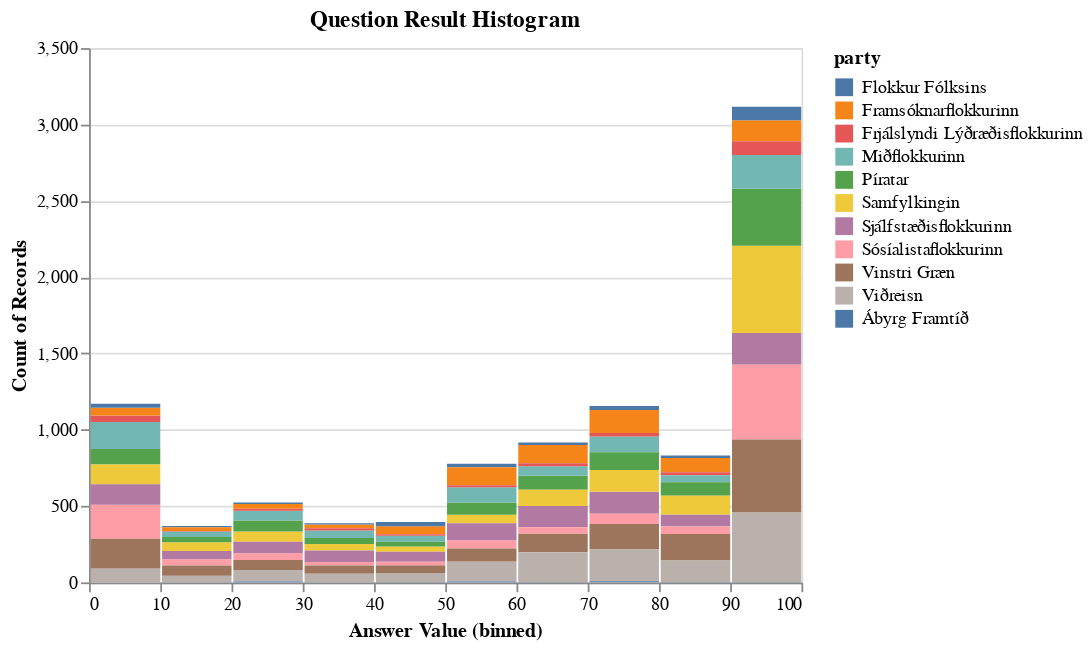

This figure's notebook cell:
### Code cell
# hide_input
alt.data_transformers.disable_max_rows()

parties_list = df_results_melt["party"].cat.categories.to_list()
questions_list = df_results_melt["question"].cat.categories.to_list()

# Highest and lowest entropy/variance parties
chart = alt.Chart(df_results_melt).mark_bar().encode(
    x=alt.X(f'Answer Value:Q', bin=alt.Bin(extent=[0, 100], step=10), scale=alt.Scale(domain=(0, 100))),
    y=alt.Y('count()'),
    color='party',
    tooltip=['party', alt.Tooltip('count()', title='count')]
).interactive()
    
# A dropdown filter
question_dropdown = alt.binding_select(options=[None] + questions_sorted, labels=["All"] + questions_sorted)
question_select = alt.selection_single(fields=["question"], bind=question_dropdown, name="Question")

chart_filter_question = chart.add_selection(
    question_select
).transform_filter(
    question_select
).properties(title="Question Result Histogram")
 
# A dropdown filter
party_dropdown = alt.binding_select(options=[None] + parties_list, labels=["All"] + parties_list)
party_select = alt.selection_single(fields=["party"], bind=party_dropdown, name="Party")

chart_filter_party = chart_filter_question.add_selection(
    party_select
).transform_filter(
    party_select
)

chart_filter_party

### Figure 1 — Vega-Lite specification as saved in the notebook (floating-point values rounded to 4 significant figures; data arrays with more than 128 entries replaced by an {"elided": "..."} marker saying what was removed)
{"config": {"view": {"continuousWidth": 400, "continuousHeight": 300}}, "data": {"name": "data-e18ee2de79fce7b8725cd4e174f838d2"}, "mark": "bar", "encoding": {"color": {"type": "nominal", "field": "party"}, "tooltip": [{"type": "nominal", "field": "party"}, {"type": "quantitative", "aggregate": "count", "title": "count"}], "x": {"type": "quantitative", "bin": {"extent": [0, 100], "step": 10}, "field": "Answer Value", "scale": {"domain": [0, 100]}}, "y": {"type": "quantitative", "aggregate": "count"}}, "selection": {"selector002": {"type": "interval", "bind": "scales", "encodings": ["x", "y"]}, "Question": {"type": "single", "fields": ["question"], "bind": {"input": "select", "options": [null, "Efna á til þjóðaratkvæðagreiðslu um framhald aðildarviðræðna við ESB.", "Reykjavíkurflugvöllur á að vera í Vatnsmýri um ókomna framtíð.", "Auka á vægi einkareksturs í heilbrigðiskerfinu.", "Ísland á að eiga aðild að NATO.", "Leyfa á smásölu áfengis í matvöruverslunum.", "Hið opinbera ætti að beita neyslustýringu til að hvetja til heilbrigðs lífernis, svo sem með sykurskatti.", "Ríkið á að styðja og taka þátt í fjármögnun Borgarlínu.", "Varsla neysluskammta af kannabisefnum ætti að vera refsilaus.", "Innheimta á veggjöld í auknum mæli til að fjármagna nýjar vegaframkvæmdir.", "Stjórnvöld eiga með beinum hætti að stuðla að samdrætti í losun gróðurhúsalofttegunda, til dæmis með hærri gjöldum á mengunarvalda.", "Hækka á skatta á tekjuhæsta fólkið.", "Það á að leyfa kórónuveirunni að ganga án sóttvarnatakmarkana.", "Alþingi á að vinna markvisst að endurskoðun stjórnarskrárinnar á næsta kjörtímabili.", "Íslenskt samfélag einkennist af réttlæti, sanngirni og jöfnum tækifærum.", "Það ætti að lækka tryggingagjald á fyrirtæki.", "Opinberir háskólar eiga að innheimta skólagjöld.", "Beita á skattkerfinu til að minnka bilið milli ríkustu og fátækustu einstaklinganna.", "Stjórnvöld ættu að flytja fleiri ríkisstofnanir til landsbyggðanna.", "Ísland á að taka á móti fleiri flóttamönnum.", "Stjórnvöld eiga að setja strangar takmarkanir við landamæri til að tryggja að smit berist ekki til landsins.", "Hagsmunir náttúrunnar eiga að vega þyngra en fjárhagslegir hagsmunir við ákvarðanatöku stjórnvalda í atvinnuuppbyggingu.", "Stjórnvöld ættu að innheimta hærri gjöld og skatta af erlendum ferðamönnum.", "Sjávarútvegsfyrirtæki ættu að greiða meira til ríkisins fyrir aðgang að auðlindum.", "Stjórnvöld eiga að halda áfram að styðja við atvinnulífið í kjölfar heimsfaraldursins til að koma til móts við fyrirtæki sem lentu í rekstrarvanda í faraldrinum.", "Stjórnvöld hafa gert nóg til að liðka fyrir grænni umsvifum fyrirtækja og fjárfesta í grænum lausnum.", "Ríkið á að standa fyrir uppbyggingu innviða á vinsælum ferðamannastöðum.", "Draga ætti verulega úr kostnaðarþátttöku sjúklinga í heilbrigðiskerfinu.", "Það þarf að auka fjárveitingar til heilbrigðiskerfisins.", "Tryggja þarf að örorkubætur og ellilífeyrir séu ekki lægri en lægstu laun á vinnumarkaði.", "Ríkið ætti að taka meiri þátt í lyfjakostnaði sjúklinga.", "Efla þarf velferðarkerfið svo það styðji betur við þá sem höllustum fæti standa í samfélaginu."], "labels": ["All", "Efna á til þjóðaratkvæðagreiðslu um framhald aðildarviðræðna við ESB.", "Reykjavíkurflugvöllur á að vera í Vatnsmýri um ókomna framtíð.", "Auka á vægi einkareksturs í heilbrigðiskerfinu.", "Ísland á að eiga aðild að NATO.", "Leyfa á smásölu áfengis í matvöruverslunum.", "Hið opinbera ætti að beita neyslustýringu til að hvetja til heilbrigðs lífernis, svo sem með sykurskatti.", "Ríkið á að styðja og taka þátt í fjármögnun Borgarlínu.", "Varsla neysluskammta af kannabisefnum ætti að vera refsilaus.", "Innheimta á veggjöld í auknum mæli til að fjármagna nýjar vegaframkvæmdir.", "Stjórnvöld eiga með beinum hætti að stuðla að samdrætti í losun gróðurhúsalofttegunda, til dæmis með hærri gjöldum á mengunarvalda.", "Hækka á skatta á tekjuhæsta fólkið.", "Það á að leyfa kórónuveirunni að ganga án sóttvarnatakmarkana.", "Alþingi á að vinna markvisst að endurskoðun stjórnarskrárinnar á næsta kjörtímabili.", "Íslenskt samfélag einkennist af réttlæti, sanngirni og jöfnum tækifærum.", "Það ætti að lækka tryggingagjald á fyrirtæki.", "Opinberir háskólar eiga að innheimta skólagjöld.", "Beita á skattkerfinu til að minnka bilið milli ríkustu og fátækustu einstaklinganna.", "Stjórnvöld ættu að flytja fleiri ríkisstofnanir til landsbyggðanna.", "Ísland á að taka á móti fleiri flóttamönnum.", "Stjórnvöld eiga að setja strangar takmarkanir við landamæri til að tryggja að smit berist ekki til landsins.", "Hagsmunir náttúrunnar eiga að vega þyngra en fjárhagslegir hagsmunir við ákvarðanatöku stjórnvalda í atvinnuuppbyggingu.", "Stjórnvöld ættu að innheimta hærri gjöld og skatta af erlendum ferðamönnum.", "Sjávarútvegsfyrirtæki ættu að greiða meira til ríkisins fyrir aðgang að auðlindum.", "Stjórnvöld eiga að halda áfram að styðja við atvinnulífið í kjölfar heimsfaraldursins til að koma til móts við fyrirtæki sem lentu í rekstrarvanda í faraldrinum.", "Stjórnvöld hafa gert nóg til að liðka fyrir grænni umsvifum fyrirtækja og fjárfesta í grænum lausnum.", "Ríkið á að standa fyrir uppbyggingu innviða á vinsælum ferðamannastöðum.", "Draga ætti verulega úr kostnaðarþátttöku sjúklinga í heilbrigðiskerfinu.", "Það þarf að auka fjárveitingar til heilbrigðiskerfisins.", "Tryggja þarf að örorkubætur og ellilífeyrir séu ekki lægri en lægstu laun á vinnumarkaði.", "Ríkið ætti að taka meiri þátt í lyfjakostnaði sjúklinga.", "Efla þarf velferðarkerfið svo það styðji betur við þá sem höllustum fæti standa í samfélaginu."]}}, "Party": {"type": "single", "fields": ["party"], "bind": {"input": "select", "options": [null, "Flokkur Fólksins", "Framsóknarflokkurinn", "Frjálslyndi Lýðræðisflokkurinn", "Miðflokkurinn", "Píratar", "Samfylkingin", "Sjálfstæðisflokkurinn", "Sósíalistaflokkurinn", "Vinstri Græn", "Viðreisn", "Ábyrg Framtíð"], "labels": ["All", "Flokkur Fólksins", "Framsóknarflokkurinn", "Frjálslyndi Lýðræðisflokkurinn", "Miðflokkurinn", "Píratar", "Samfylkingin", "Sjálfstæðisflokkurinn", "Sósíalistaflokkurinn", "Vinstri Græn", "Viðreisn", "Ábyrg Framtíð"]}}}, "title": "Question Result Histogram", "transform": [{"filter": {"selection": "Question"}}, {"filter": {"selection": "Party"}}], "$schema": "https://vega.github.io/schema/vega-lite/v4.8.1.json", "datasets": {"data-e18ee2de79fce7b8725cd4e174f838d2": {"elided": "9641 records"}}}
